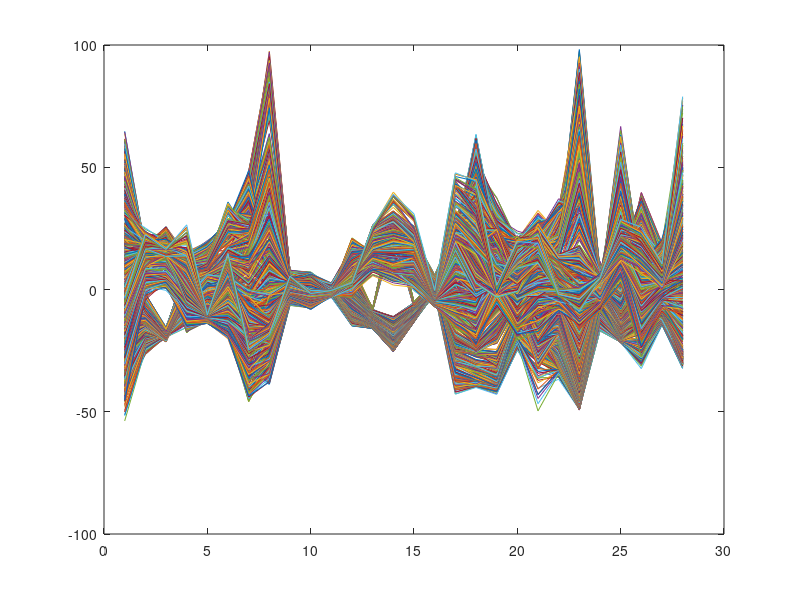
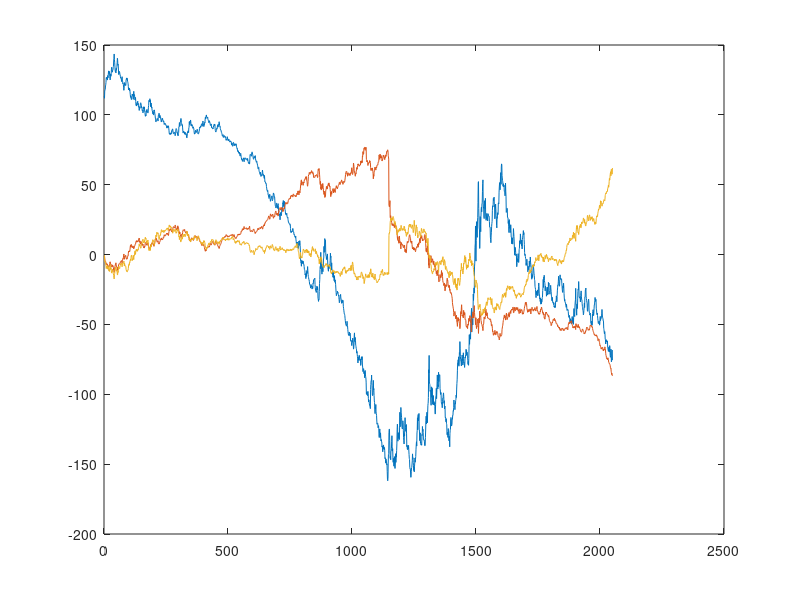
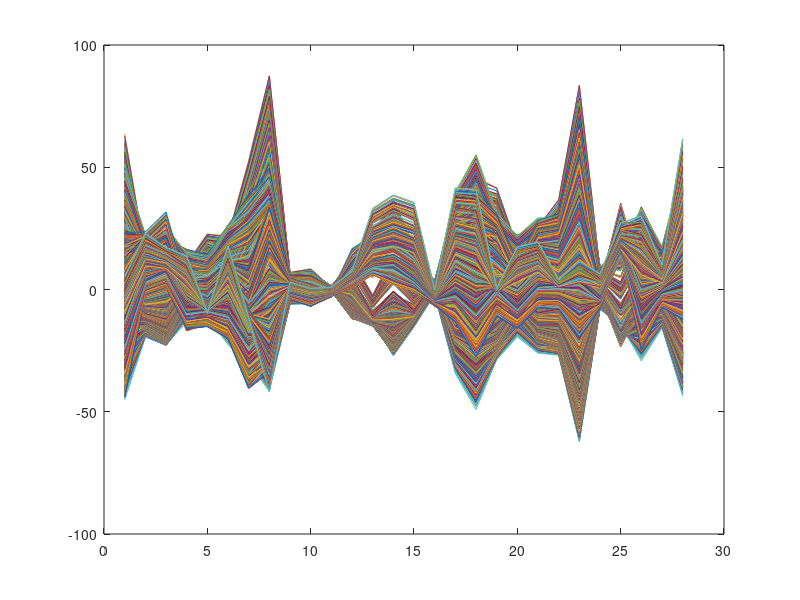

The MATLAB source for these figures, in order:
close all;
clear all;

%load data
data=load('Dax_data.mat');
q = data.Quotes';

q_mean = mean(q,2);

[n,m] = size(q);

X = q - repmat(q_mean,1,m);

figure;
plot(X);

%Reduce the data to 3-dim space
covar = 1 / (m-1) * X * X';

[V,D] = eig(covar);
eigenvals = diag(D);
reduced_V = V(:,1:3);
reduced_X = X'*reduced_V;

figure;
plot(reduced_X);

%Reconstruct the data to original size
reconstructed_X = reduced_V*reduced_X';

figure;
plot(reconstructed_X);

%Compute reconstruction error using the eigenvalues of the covariance matrix
re = (sum(eigenvals(4:n))/sum(eigenvals)) * 100;

disp(['Reconstruction Error: ', num2str(re)])
